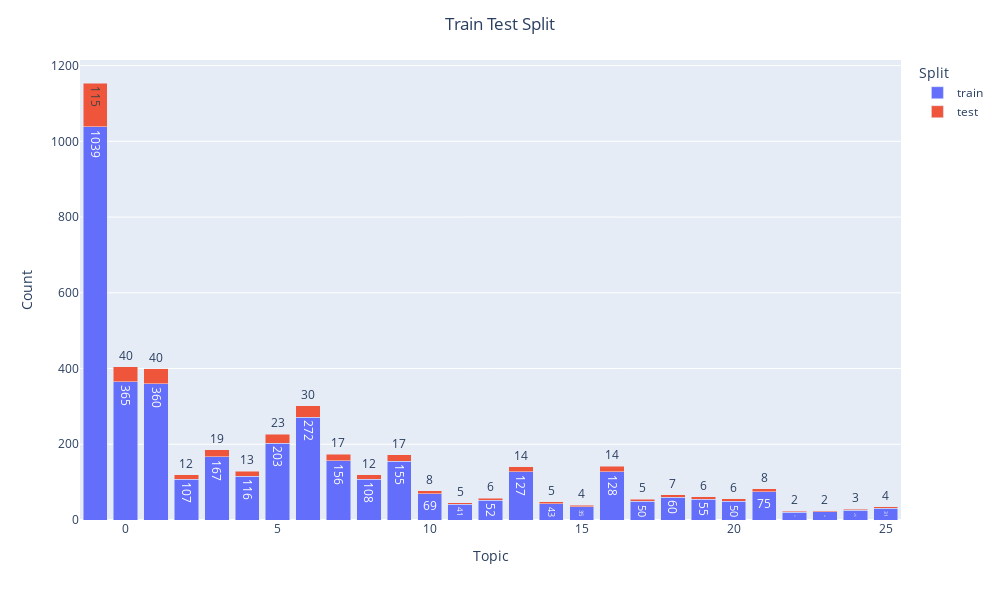

Notebook source saved alongside this figure:
### Code cell
import plotly.express as px
fig = px.bar(count_df, x="Topic", y="count", color="Split", barmode="stack", text="count")
fig.update_layout(title="Train Test Split", xaxis_title="Topic", yaxis_title="Count", title_x=0.5, width=1000, height=600)
fig.show()

### Figure 1 — Plotly figure (JSON) as saved in the notebook; plotly's stock layout.template omitted (floating-point values rounded to 4 significant figures)
{"data": [{"alignmentgroup": "True", "hovertemplate": "Split=train<br>Topic=%{x}<br>count=%{text}<extra></extra>", "legendgroup": "train", "marker": {"color": "#636efa", "pattern": {"shape": ""}}, "name": "train", "offsetgroup": "train", "orientation": "v", "showlegend": true, "text": [1039, 365, 360, 107, 167, 116, 203, 272, 156, 108, 155, 69, 41, 52, 127, 43, 35, 128, 50, 60, 55, 50, 75, 21, 22, 26, 31], "textposition": "auto", "type": "bar", "x": [-1, 0, 1, 2, 3, 4, 5, 6, 7, 8, 9, 10, 11, 12, 13, 14, 15, 16, 17, 18, 19, 20, 21, 22, 23, 24, 25], "xaxis": "x", "y": [1039, 365, 360, 107, 167, 116, 203, 272, 156, 108, 155, 69, 41, 52, 127, 43, 35, 128, 50, 60, 55, 50, 75, 21, 22, 26, 31], "yaxis": "y"}, {"alignmentgroup": "True", "hovertemplate": "Split=test<br>Topic=%{x}<br>count=%{text}<extra></extra>", "legendgroup": "test", "marker": {"color": "#EF553B", "pattern": {"shape": ""}}, "name": "test", "offsetgroup": "test", "orientation": "v", "showlegend": true, "text": [115, 40, 40, 12, 19, 13, 23, 30, 17, 12, 17, 8, 5, 6, 14, 5, 4, 14, 5, 7, 6, 6, 8, 2, 2, 3, 4], "textposition": "auto", "type": "bar", "x": [-1, 0, 1, 2, 3, 4, 5, 6, 7, 8, 9, 10, 11, 12, 13, 14, 15, 16, 17, 18, 19, 20, 21, 22, 23, 24, 25], "xaxis": "x", "y": [115, 40, 40, 12, 19, 13, 23, 30, 17, 12, 17, 8, 5, 6, 14, 5, 4, 14, 5, 7, 6, 6, 8, 2, 2, 3, 4], "yaxis": "y"}], "layout": {"barmode": "stack", "height": 600, "legend": {"title": {"text": "Split"}, "tracegroupgap": 0}, "margin": {"t": 60}, "title": {"text": "Train Test Split", "x": 0.5}, "width": 1000, "xaxis": {"anchor": "y", "domain": [0, 1], "title": {"text": "Topic"}}, "yaxis": {"anchor": "x", "domain": [0, 1], "title": {"text": "Count"}}}}
